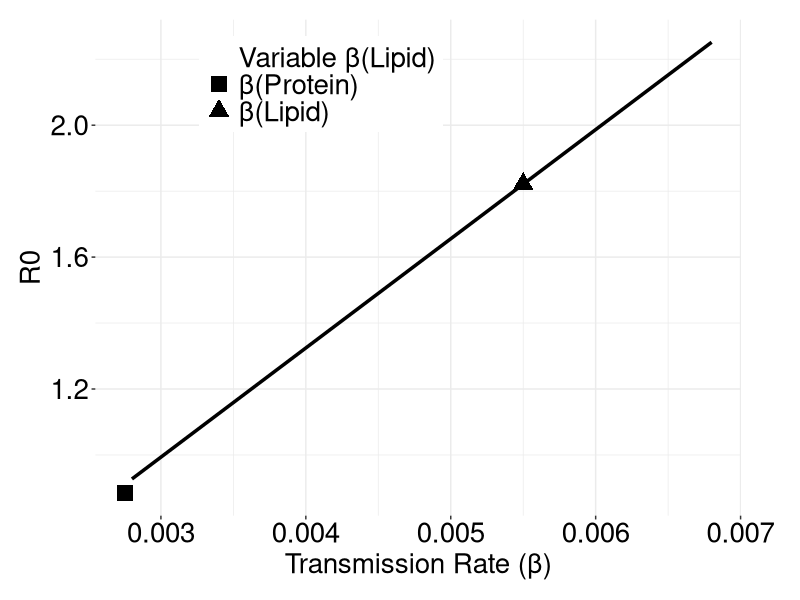

Write the R code that produced this figure.
############################################################################
############### Sauer et al. Diet-SIR script           #####################
############### R code adapted by Erin L. Sauer from   #####################
############### Wolfram code developed by Jessica Hite #####################
############################################################################

# Load required library
library(ggplot2)

# Define parameters for Protein and Lipid diets
params_protein <- list(
  gamma1 = 0.048, gamma2 = 0.081,
  mu1 = 0.003, mu2 = 0.0015,
  nu1 = 0.25, nu2 = 0.125,
  delta = 0.01
)

params_lipid <- list(
  gamma1 = 0.033, gamma2 = 0.567,
  mu1 = 0.009, mu2 = 0.0045,
  nu1 = 0.25, nu2 = 0.125,
  delta = 0.01
)

# Function to compute R0 using the Next-Generation Matrix method
compute_R0 <- function(beta, S, params) {
  # Unpack parameters
  with(params, {
    V <- matrix(c(
      gamma1 + delta + mu1 + nu1, 0,
      0, gamma2 + delta + mu2 + nu2
    ), nrow = 2, byrow = TRUE)
    
    F <- matrix(c(
      beta * S, beta * S,
      0, 0
    ), nrow = 2, byrow = TRUE)
    
    K <- F %*% solve(V)
    eigenvalues <- eigen(K)$values
    Re(max(Mod(eigenvalues)))  # Return dominant eigenvalue (R0)
  })
}

# Compute R0 for fixed beta values
R0_protein <- compute_R0(0.00275, 100, params_protein)
R0_lipid   <- compute_R0(0.0055, 100, params_lipid)

# Print Results
R0_protein
R0_lipid

# Define range of beta values, assuming beta.protein > beta.lipid
beta_range <- seq(0.0028, 0.006875, by = 0.001)

# Compute R0 over beta range
R0_lipid_values   <- sapply(beta_range, function(b) compute_R0(b, 100, params_lipid))

# Create data frame for plotting
plot_data <- data.frame(
  beta = rep(beta_range, times = 2),
  R0 = c(R0_lipid_values),
  Diet = factor(rep(c("Variable β(Lipid)"), each = length(beta_range)))
)

protein.ref <- data.frame(
  beta = 0.00275,
  R0 = 0.8842444,
  Diet = factor("β(Protein)")
)

lipid.ref <- data.frame(
  beta = 0.0055,
  R0 = 1.821192,
  Diet = factor("β(Lipid)")
)

# Append rows
plot_data <- rbind(plot_data, protein.ref, lipid.ref)
str(plot_data)

# Plot 
ggplot(plot_data, aes(x = beta, y = R0, shape = Diet)) +
  geom_line(size = 1.2) +
  geom_point(size=5)+
  labs(
    x = "Transmission Rate (β)",
    y = "R0"
  ) +
  theme_bw()+
  theme(axis.text=element_text(size=20, color="black"),
        panel.border = element_blank(),
        axis.title=element_text(size=20),
        legend.position=c(0.35,0.87),
        legend.text= element_text(size=20),
        legend.title= element_blank()
  )+
  scale_colour_grey()+
  theme(plot.margin = margin(.5,1.5,.5,.5, "cm"))+
  scale_shape_manual(values = c("Variable β(Lipid)" = NA, "β(Protein)" = 15, "β(Lipid)" = 17))
